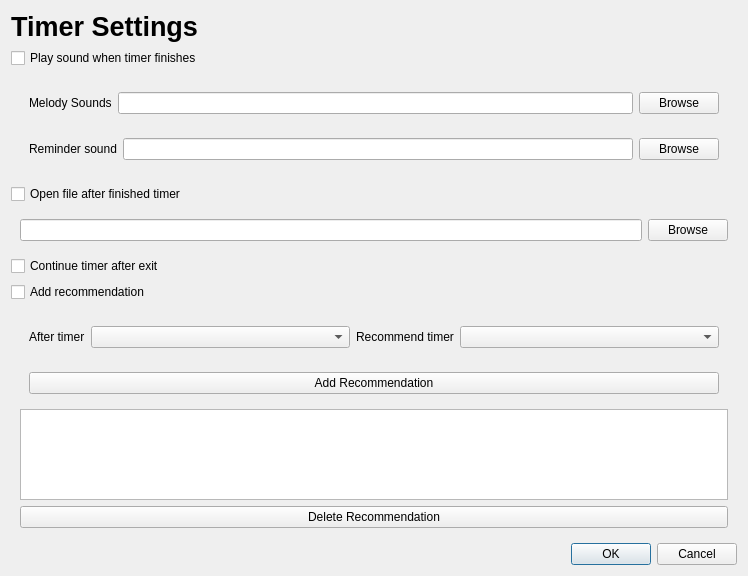
<?xml version="1.0" encoding="UTF-8"?>
<ui version="4.0">
 <class>SettingsTimerDialog</class>
 <widget class="QDialog" name="SettingsTimerDialog">
  <property name="geometry">
   <rect>
    <x>0</x>
    <y>0</y>
    <width>748</width>
    <height>576</height>
   </rect>
  </property>
  <property name="windowTitle">
   <string>Dialog</string>
  </property>
  <layout class="QVBoxLayout" name="verticalLayout_2">
   <item>
    <layout class="QVBoxLayout" name="verticalLayout">
     <item>
      <widget class="QLabel" name="label">
       <property name="font">
        <font>
         <pointsize>20</pointsize>
         <bold>true</bold>
        </font>
       </property>
       <property name="text">
        <string>Timer Settings</string>
       </property>
      </widget>
     </item>
     <item>
      <widget class="QCheckBox" name="checkSound">
       <property name="text">
        <string>Play sound when timer finishes</string>
       </property>
      </widget>
     </item>
     <item>
      <widget class="QWidget" name="widget_3" native="true">
       <layout class="QVBoxLayout" name="verticalLayout_3">
        <item>
         <widget class="QWidget" name="widget" native="true">
          <layout class="QHBoxLayout" name="horizontalLayout">
           <item>
            <widget class="QLabel" name="lblMelodySoundPath">
             <property name="text">
              <string>Melody Sounds</string>
             </property>
            </widget>
           </item>
           <item>
            <widget class="QLineEdit" name="lineMelodyPath"/>
           </item>
           <item>
            <widget class="QPushButton" name="btnMelodyPath">
             <property name="text">
              <string>Browse</string>
             </property>
             <property name="icon">
              <iconset theme="QIcon::ThemeIcon::AudioCard"/>
             </property>
            </widget>
           </item>
          </layout>
         </widget>
        </item>
        <item>
         <widget class="QWidget" name="widget_2" native="true">
          <layout class="QHBoxLayout" name="horizontalLayout_2">
           <item>
            <widget class="QLabel" name="lblReminderSoundPath">
             <property name="text">
              <string>Reminder sound</string>
             </property>
            </widget>
           </item>
           <item>
            <widget class="QLineEdit" name="lineReminderPath"/>
           </item>
           <item>
            <widget class="QPushButton" name="btnReminderPath">
             <property name="text">
              <string>Browse</string>
             </property>
             <property name="icon">
              <iconset theme="QIcon::ThemeIcon::AudioCard"/>
             </property>
            </widget>
           </item>
          </layout>
         </widget>
        </item>
       </layout>
      </widget>
     </item>
     <item>
      <widget class="QCheckBox" name="checkAction">
       <property name="text">
        <string>Open file after finished timer</string>
       </property>
      </widget>
     </item>
     <item>
      <widget class="QWidget" name="widgetFileSelect" native="true">
       <layout class="QHBoxLayout" name="horizontalLayout_3">
        <item>
         <widget class="QLineEdit" name="lineEditPath"/>
        </item>
        <item>
         <widget class="QPushButton" name="btnBrowse">
          <property name="text">
           <string>Browse</string>
          </property>
          <property name="icon">
           <iconset theme="QIcon::ThemeIcon::FolderOpen"/>
          </property>
         </widget>
        </item>
       </layout>
      </widget>
     </item>
     <item>
      <widget class="QCheckBox" name="checkContinueOnExit">
       <property name="text">
        <string>Continue timer after exit</string>
       </property>
      </widget>
     </item>
     <item>
      <widget class="QCheckBox" name="checkBox">
       <property name="text">
        <string>Add recommendation</string>
       </property>
      </widget>
     </item>
     <item>
      <widget class="QWidget" name="widgetRecommendations" native="true">
       <layout class="QVBoxLayout" name="verticalLayout_4">
        <item>
         <widget class="QWidget" name="widget_4" native="true">
          <layout class="QHBoxLayout" name="horizontalLayout_4" stretch="0,4,0,4">
           <item>
            <widget class="QLabel" name="labelFrom">
             <property name="text">
              <string>After timer</string>
             </property>
            </widget>
           </item>
           <item>
            <widget class="QComboBox" name="comboFrom"/>
           </item>
           <item>
            <widget class="QLabel" name="labelTo">
             <property name="text">
              <string>Recommend timer</string>
             </property>
            </widget>
           </item>
           <item>
            <widget class="QComboBox" name="comboTo"/>
           </item>
          </layout>
         </widget>
        </item>
        <item>
         <widget class="QWidget" name="widget_5" native="true">
          <layout class="QHBoxLayout" name="horizontalLayout_5">
           <item>
            <widget class="QPushButton" name="btnAdd">
             <property name="text">
              <string>Add Recommendation</string>
             </property>
            </widget>
           </item>
          </layout>
         </widget>
        </item>
        <item>
         <widget class="QTableWidget" name="tableRecommendations">
          <property name="enabled">
           <bool>true</bool>
          </property>
         </widget>
        </item>
        <item>
         <widget class="QPushButton" name="btnRemove">
          <property name="text">
           <string>Delete Recommendation</string>
          </property>
          <property name="iconSize">
           <size>
            <width>16</width>
            <height>16</height>
           </size>
          </property>
         </widget>
        </item>
       </layout>
      </widget>
     </item>
     <item>
      <widget class="QDialogButtonBox" name="buttonBox">
       <property name="standardButtons">
        <set>QDialogButtonBox::StandardButton::Cancel|QDialogButtonBox::StandardButton::Ok</set>
       </property>
      </widget>
     </item>
    </layout>
   </item>
  </layout>
 </widget>
 <resources/>
 <connections/>
</ui>
